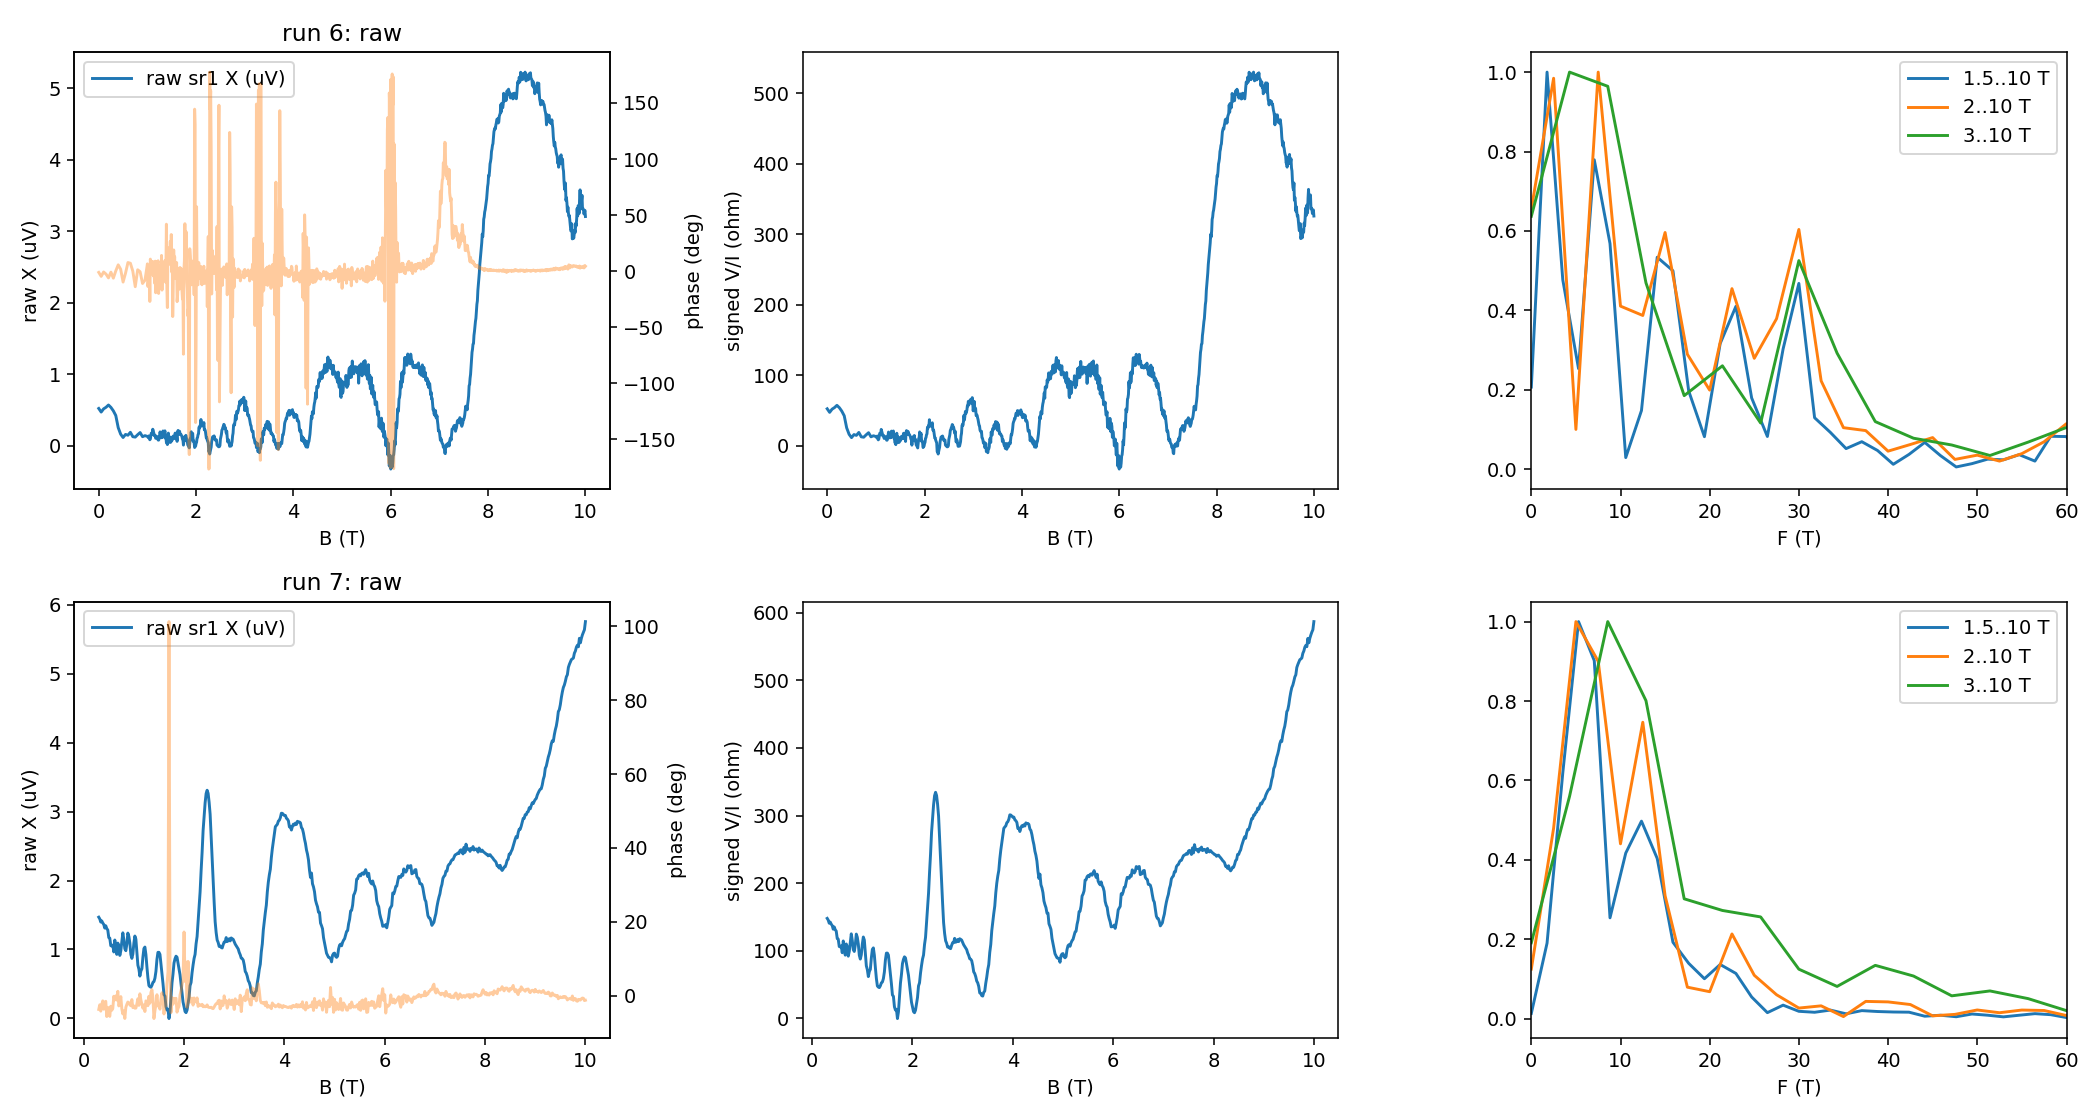

This chart was generated by the following Python code:
from pathlib import Path
import numpy as np
import matplotlib.pyplot as plt
from hera.analysis import open_run, resolve_channels, current_channel, sdh_fft, sdh_onset
root=Path(file_path).parent if "file_path" in globals() else Path.cwd()
fig, ax=plt.subplots(2,3,figsize=(15,8))
for j,i in enumerate([6,7]):
 r=open_run(root/'data'/str(i)); cc=resolve_channels(r.meta); ic=current_channel(cc); vc=next(c for c in cc if c.cid=='sr1')
 I=r.col(ic.col)/ic.gain; R=(r.col(vc.col)/vc.gain)/I; B=r.col('magnet_field')
 ax[j,0].plot(B,r.col(vc.col)*1e6,label='raw sr1 X (uV)'); ap=ax[j,0].twinx(); ap.plot(B,r.col('sr1_P'),color='tab:orange',alpha=.4); ap.set_ylabel('phase (deg)'); ax[j,0].set_ylabel('raw X (uV)'); ax[j,0].legend(); ax[j,0].set_title(f'run {i}: raw'); ax[j,0].set_xlabel('B (T)')
 ax[j,1].plot(B,R); ax[j,1].set_xlabel('B (T)'); ax[j,1].set_ylabel('signed V/I (ohm)')
 print(f'run {i}: signed R {R.min():.2f}..{R.max():.2f} ohm; negative points {np.sum(R<0)}; current {I.min()*1e9:.3f}..{I.max()*1e9:.3f} nA')
 for lo in [1.5,2,3]:
  f,sp=sdh_fft(R[:,None],B,b_range=(lo,10),nfft=2048,log=False,bg_degree=3)
  ax[j,2].plot(f,sp[0]/sp[0].max(),label=f'{lo}..10 T')
 ax[j,2].set_xlim(0,60); ax[j,2].set_xlabel('F (T)'); ax[j,2].legend()
 try: print(sdh_onset(R,B,b_lo=1.5,r_full_scale=5000).summary())
 except ValueError as e: print(e)
fig.tight_layout(); fig.savefig(root/'hera_scratch/spot_review.png',dpi=140)
plt.show()
